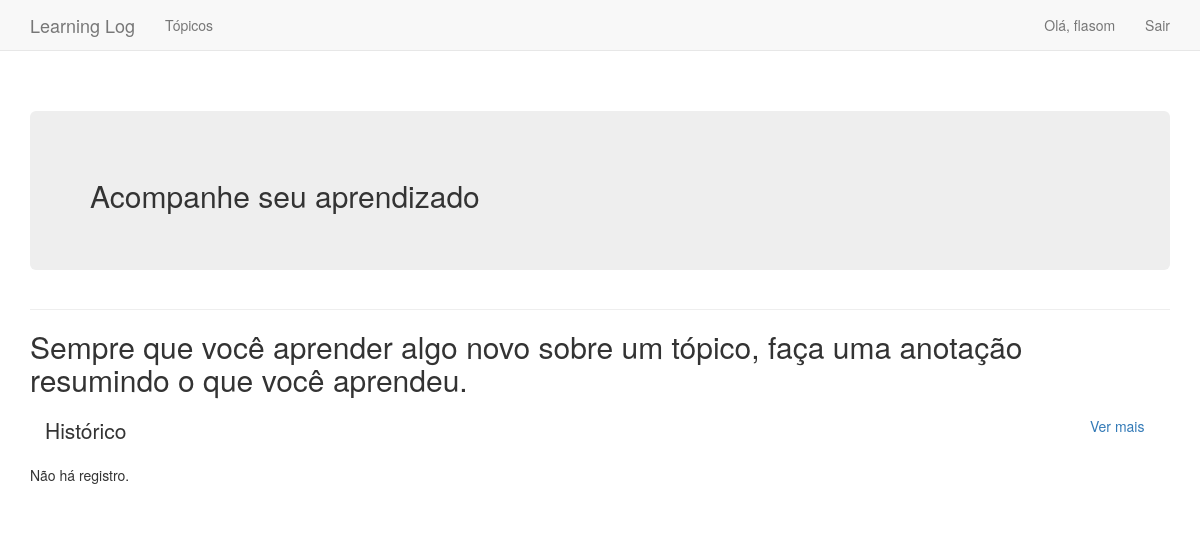
The app's page / (signed in), older data.
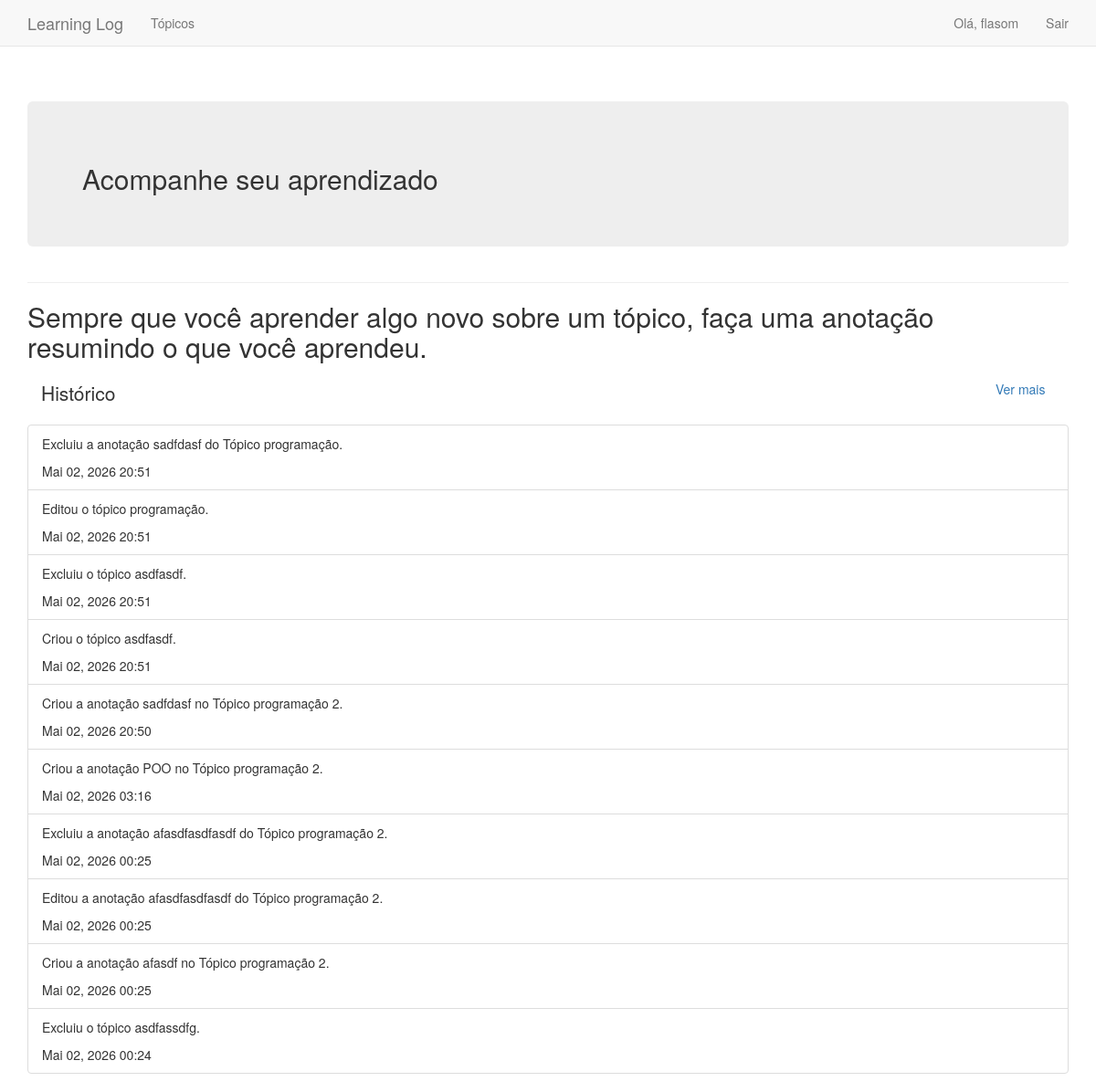
The same page, newer data.
### learning_logs/models.py (models this page shows, shortened)
class History(models.Model):
    title = models.CharField(max_length=100)
    text = models.CharField(max_length=50)
    date_added = models.DateTimeField(auto_now_add=True)
    owner = models.ForeignKey(User, on_delete=models.CASCADE)
    class Meta:
        verbose_name_plural = 'histories'

### learning_logs/views.py (the view)
# urls.py: path('', views.index, name='index'),
def index(request):
    context = {'history': return_history(request)}
    return render(request, 'learning_logs/index.html', context)

### learning_logs/views.py (called while the page is built)
@login_required
def return_history(request):
    history = History.objects.filter(owner=request.user).all().order_by('-date_added')[:10]
    return history

### learning_logs/templates/learning_logs/index.html (shortened to what this page needs)
{% extends "learning_logs/base.html" %}
{% block header %}
<div class="jumbotron">
    <h2 class="text_justify">Acompanhe seu aprendizado</h2>
</div>
{% endblock header %}
{% block content %}
<h2>
    Sempre que você aprender algo novo sobre um tópico, faça uma anotação resumindo o que você aprendeu.
</h2>
<div>
    <div class="container row">
        <p class="col-md-11 text-left lead">Histórico</p>
        <a class="col-md-1 " href="{% url 'history' %}">Ver mais</a>
    </div>
    {% if user.is_authenticated %}
    <ul class="list-group">
        {% for action in history %}
        <li class="list-group-item">
            <div>
                <div>
                    {{action.title | linebreaks }}
                </div>
                <div>
                    {{ action.date_added | date:'M d, Y H:i' }}
                </div>
            </div>
        </li>
        {% empty %}
        <div>
            Não há registro.
        </div>
        {% endfor %}
    </ul>
</div>
{% endif %}
{% endblock content %}

### learning_logs/templates/learning_logs/base.html (shortened to what this page needs)
{% load bootstrap3 %}
<!DOCTYPE html>
<html lang="pt-br">
<head>
    {% bootstrap_css %}
</head>
<body>
    <nav class="navbar navbar-default navbar-static-top">
        <div class="container">
            <div class="navbar-header">
                <a class="navbar-brand" href="{% url 'index' %}">Learning Log</a>
            </div>
            <div class="collapse navbar-collapse" id="navbar">
                <ul class="nav navbar-nav">
                    <li><a href="{% url 'topics' %}">Tópicos</a></li>
                </ul>
                <ul class="nav navbar-nav navbar-right">
                    {% if user.is_authenticated %}
                    <li><a>Olá, {{ user.username }}</a></li>
                    <li><a href="{% url 'logout' %}">Sair</a></li>
                    {% else %}
                    <li><a href="{% url 'login' %}">Entrar</a></li>
                    <li><a href="{% url 'register' %}">Registrar</a></li>
                    {% endif %}
                </ul>
            </div>
        </div>
    </nav>
    <div class="container">
        <div class="page-header">
            {% block header %}{% endblock header %}
        </div>
        <div>
            {% block content %}{% endblock content %}
        </div>
    </div>
</body>
</html>

Row changes from the older to the newer data that the page shows:
added History: title "Excluiu a anotação sadfdasf do Tópico programação.", date_added "Mai 02, 2026 20:51"
added History: title "Editou o tópico programação.", date_added "Mai 02, 2026 20:51"
added History: title "Excluiu o tópico asdfasdf.", date_added "Mai 02, 2026 20:51"
added History: title "Criou o tópico asdfasdf.", date_added "Mai 02, 2026 20:51"
added History: title "Criou a anotação sadfdasf no Tópico programação 2.", date_added "Mai 02, 2026 20:50"
added History: title "Criou a anotação POO no Tópico programação 2.", date_added "Mai 02, 2026 03:16"
added History: title "Excluiu a anotação afasdfasdfasdf do Tópico programação 2.", date_added "Mai 02, 2026 00:25"
added History: title "Editou a anotação afasdfasdfasdf do Tópico programação 2.", date_added "Mai 02, 2026 00:25"
added History: title "Criou a anotação afasdf no Tópico programação 2.", date_added "Mai 02, 2026 00:25"
added History: title "Excluiu o tópico asdfassdfg.", date_added "Mai 02, 2026 00:24"
Text that changed along with them:
text no longer shown: "Não há registro."
